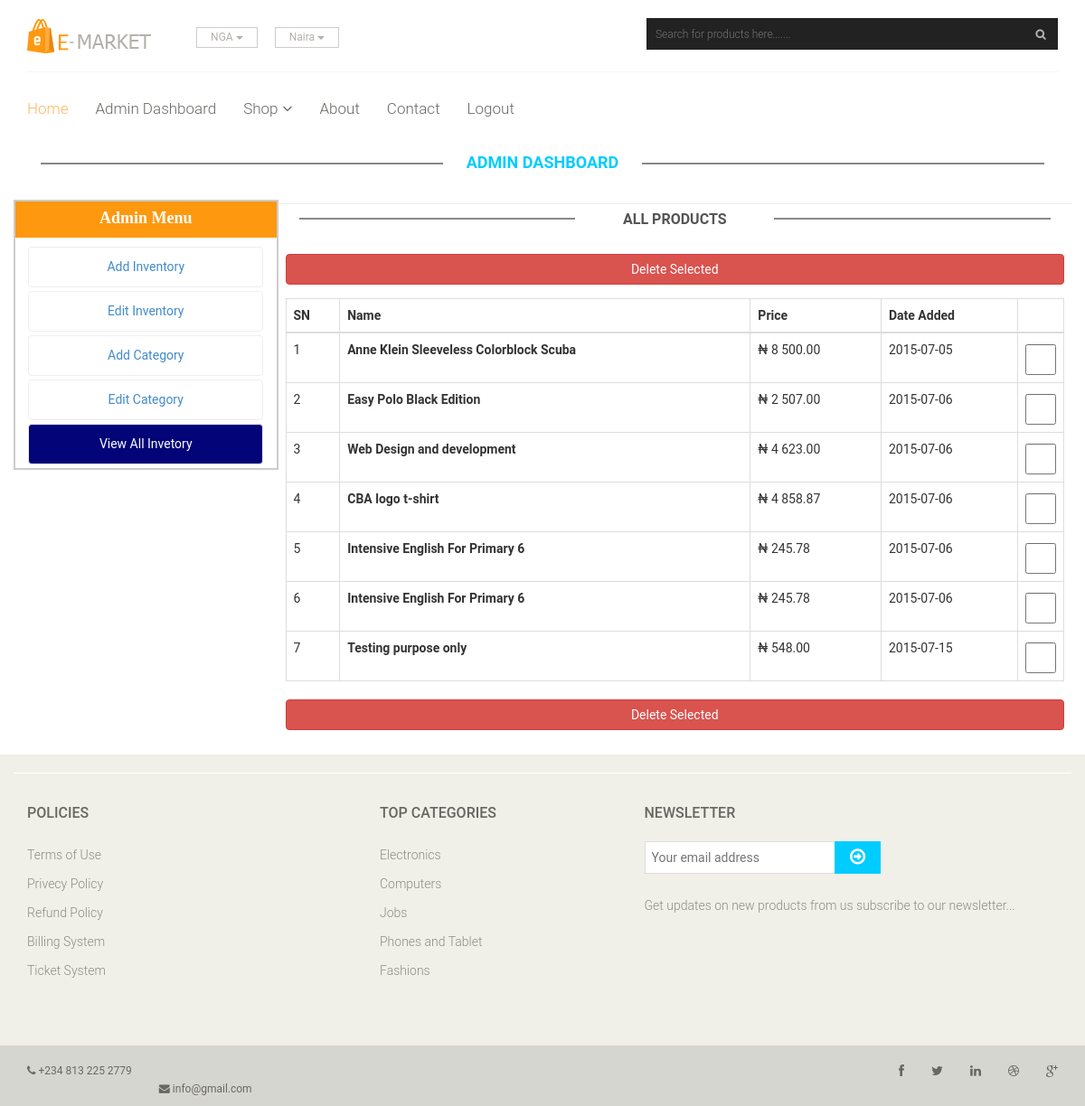
Page /admin-shop.php (signed in) on the committed database.
### tables this page shows
CREATE TABLE IF NOT EXISTS `inventory` (
  `id` int(11) NOT NULL AUTO_INCREMENT,
  `InvName` varchar(150) NOT NULL,
  `InvDescription` text NOT NULL,
  `category` varchar(5) NOT NULL,
  `InvPrice` decimal(10,2) NOT NULL,
  `img` varchar(150) NOT NULL,
  `DateAdded` date NOT NULL,
  PRIMARY KEY (`id`)
);

CREATE TABLE IF NOT EXISTS `categories` (
  `id` int(11) NOT NULL AUTO_INCREMENT,
  `name` varchar(50) NOT NULL,
  PRIMARY KEY (`id`),
  UNIQUE KEY `name` (`name`)
);

### admin-shop.php (the view, shortened to what this page needs)
<!DOCTYPE html>
<html lang="en">
<head>
    <link href="css/bootstrap.min.css" rel="stylesheet">
    <link href="css/font-awesome.min.css" rel="stylesheet">
    <link href="css/main.css" rel="stylesheet">
    <link href="css/responsive.css" rel="stylesheet">
    <link rel="stylesheet" type="text/css" href="css/other.css">
</head>
<body>
    <header id="header">
        <div class="header-middle">
            <div class="container">
                <div class="row">
                    <div class="col-sm-4">
                        <div class="logo pull-left">
                            <a href="index.php"><img src="images/home/logo.png" alt="" /></a>
                        </div>
                        <div class="btn-group pull-right">
                            <div class="btn-group">
                                <button type="button" class="btn btn-default dropdown-toggle usa" data-toggle="dropdown">
                                    NGA
                                    <span class="caret"></span>
                                </button>
                            </div>
                            <div class="btn-group">
                                <button type="button" class="btn btn-default dropdown-toggle usa" data-toggle="dropdown">
                                    Naira
                                    <span class="caret"></span>
                                </button>
                            </div>
                        </div>
                    </div>
                   <div class="col-sm-8">
                        <form action="search.php" method="get"><div class="search_box pull-right">
                            <input type="text" name="q" required placeholder="Search for products here......."/>
                        </div>
                        </form>
                    </div>
                </div>
            </div>
        </div>
        <div class="header-bottom">
            <div class="container">
                <div class="row">
                    <div class="col-sm-12">
                        <div class="mainmenu pull-left">
                            <ul class="nav navbar-nav collapse navbar-collapse">
                                <li><a href="index.php" class="active">Home</a></li>
                                <li><a href="dashboard.php">Admin Dashboard</a></li>
                                <li class="dropdown"><a href="#">Shop<i class="fa fa-angle-down"></i></a>
                                </li>
                                <li><a href="about.php">About</a></li>
                                <li><a href="contact.php">Contact</a></li>
                                <li><a href="logout.php">Logout</a></li>
                            </ul>
                        </div>
                    </div>
                </div>
            </div>
        </div>
    </header>
    <div class="container">
        <h2 class="title">admin dashboard</h2>
        <div class="row">
            <div class="col-sm-12">
            </div>
        </div>
        <div class="row">
            <div class="col-sm-3 pull-left admin-left">
                <h4 align="center">
                    Admin Menu
                </h4>
                <ul>
                    <li><a href="add_product.php">Add Inventory</a></li>
                    <li><a href="edit_product.php">Edit Inventory</a></li>
                    <li><a href="add_category.php">Add Category</a></li>
                    <li><a href="edit_category.php">Edit Category</a></li>
                    <li><a href="admin-shop.php" class="active">View All Invetory</a></li>
                </ul>
            </div>
            <div class="col-sm-9 pull-right admin-right">
                    <h2 class="title text-center">All Products</h2>
                    <?php
                        $query = mysql_query("SELECT * FROM inventory")
                            or die(mysql_error());
                            $query_total = mysql_num_rows($query);
                            if($query_total==0){
                                echo "Sorry, no product yet";
                            }else{
                                ?>
                        <form action="" method="post" class="form form-prod">
                        <table class="table table-bordered">
                        <thead>
                            <tr>
                                <th>SN</th>
                                <th>Name</th>
                                <th>Price</th>
                                <th>Date Added</th>
                                <th>&nbsp;</th>
                            </tr>
                        </thead>
                        <tbody>
                        <?php
                        $i = 1;
                            while($rs=mysql_fetch_assoc($query)){
                        ?>
                                <tr data-prod="<?php echo $rs["id"];?>">
                                    <td><?php echo $i;?></td>
                                    <td><label for="prod<?php echo $rs["id"];?>"><?php echo $rs["InvName"]; ?></label></td>
                                    <td>&#8358; <?php echo number_format($rs['InvPrice'], 2, '.', '  ');?></td>
                                    <td><?php
                                        echo $rs["DateAdded"];
                                    ?></td>
                                    <td>
                                        <input id="prod<?php echo $rs["id"];?>" type="checkbox" name="prod[]" value="<?php echo $rs["id"];?>" class="form-control">
                                    </td>
                                </tr>
                        <?php
                            $i++;
                            }
                            echo "<div class='form-group'>";
                            echo "<input type='submit' name='del' value='Delete Selected' class='btn btn-block btn-danger' />";
                            echo "</div>";
                        }
                        ?>
                        </tbody>
                    </table>
                    <div class='form-group'>
                        <input type='submit' name='del' value='Delete Selected' class='btn btn-block btn-danger' />
                    </form>
                    </div>
                    </div>
            </div>
    <footer id="footer">
        <div class="footer-top">
        </div>
        <div class="footer-widget">
            <div class="container">
                <div class="row">
                    <div class="col-sm-4">
                        <div class="single-widget">
                            <h2>Policies</h2>
                            <ul class="nav nav-pills nav-stacked">
                                <li><a href="#">Terms of Use</a></li>
                                <li><a href="#">Privecy Policy</a></li>
                                <li><a href="#">Refund Policy</a></li>
                                <li><a href="#">Billing System</a></li>
                                <li><a href="#">Ticket System</a></li>
                            </ul>
                        </div>
                    </div>
                    <div class="col-sm-3">
                        <div class="single-widget">
                            <h2>Top Categories</h2>
                            <ul class="nav nav-pills nav-stacked">
                                <?php categories(); ?>
                            </ul>
                        </div>
                    </div>
                    <div class="col-sm-5">
                        <div class="single-widget">
                            <h2>Newsletter</h2>
                            <form action="#" class="searchform">
                                <input type="text" placeholder="Your email address" />
                                <button type="submit" class="btn btn-default"><i class="fa fa-arrow-circle-o-right"></i></button>
                                <p>Get updates on new products from us subscribe to our newsletter...</p>
                            </form>
                        </div>
                    </div>
                </div>
            </div>
        </div>
        <div class="footer-bottom">
            <div class="container">
                <div class="row">
                                    <div class="row">
                    <div class="col-sm-6">
                        <div class="contactinfo">
                            <ul class="nav nav-pills">
                                <li><a href="#"><i class="fa fa-phone"></i> +234 813 225 2779</a></li>
                                <li><a href="#"><i class="fa fa-envelope"></i> info@gmail.com</a></li>
                            </ul>
                        </div>
                    </div>
                    <div class="col-sm-6">
                        <div class="social-icons pull-right">
                            <ul class="nav navbar-nav">
                                <li><a href="#"><i class="fa fa-facebook"></i></a></li>
                                <li><a href="#"><i class="fa fa-twitter"></i></a></li>
                                <li><a href="#"><i class="fa fa-linkedin"></i></a></li>
                                <li><a href="#"><i class="fa fa-dribbble"></i></a></li>
                                <li><a href="#"><i class="fa fa-google-plus"></i></a></li>
                            </ul>
                        </div>
                    </div>
                </div>
            </div>
        </div>
    </footer>
</body>
</html>

### php/function.php (shortened to what this page needs)
<?php
	function categories(){
		$q = mysql_query("SELECT * FROM categories ORDER BY RAND() LIMIT 5")
			or die(mysql_error());
			while ($rs=mysql_fetch_assoc($q)) {
				echo "<li><a href='category.php?id=".$rs['id']."'>".$rs['name']."</li>";
			}
	}
?>

### css/main.css (style rules this page uses)
ul li { list-style: none; }
a { -webkit-transition: 300ms; -moz-transition: 300ms; -o-transition: 300ms; transition: 300ms; }
h1, h2, h3, h4, h5, h6 { font-family: 'Roboto', sans-serif; }
.contactinfo ul li a { font-size: 12px; color: #696763; font-family: 'Roboto', sans-serif; }
.social-icons ul li a { border: 0 none; border-radius: 0; color: #696763; padding:0px; }
.social-icons ul li { display:inline-block; }
.social-icons ul li a i { padding: 11px 15px; transition: all 0.9s ease 0s; -moz-transition: all 0.9s ease 0s; -webkit-transition: all 0.9s ease 0s; -o-transition: all 0.9s ease 0s; }
.header-middle .container .row { border-bottom: 1px solid #f5f5f5; margin-left: 0; margin-right: 0; padding-bottom: 20px; padding-top: 20px; }
.header-middle .container .row .col-sm-4 { padding-left: 0; }
.header-middle .container .row .col-sm-8 { padding-right:0; }
.usa { border-radius: 0; color: #B4B1AB; font-size: 12px; margin-right: 20px; padding: 2px 15px; margin-top: 10px; }
.header-bottom { padding-bottom: 30px; padding-top: 30px; }
.navbar-collapse.collapse { padding-left: 0; }
.mainmenu ul li { padding-right: 15px; padding-left: 15px; }
.mainmenu ul li:first-child { padding-left: 0px; }
.mainmenu ul li a { color: #696763; font-family: 'Roboto', sans-serif; font-size: 17px; font-weight: 300; padding: 0; padding-bottom: 10px; }
.mainmenu ul li a:hover, .mainmenu ul li a.active, .shop-menu ul li a.active { background:none; color:#fdb45e; }
.search_box input { background: #222; border: medium none; color: #FFF; font-family: 'roboto'; font-size: 12px; font-weight: 300; height: 35px; outline: medium none; padding-left: 10px; width: 455px; background-image: url(../images/home/searchicon.png); background-repeat: no-repeat; background-position: 430px; box-shadow: 0 0 2px #FFF; }
.fa-angle-down { padding-left: 5px; }
#footer { background: #F0F0E9; }
.footer-widget { margin-bottom: 68px; }
.footer-widget .container { border-top: 1px solid #FFFFFF; padding-top: 15px; }
.single-widget h2 { color: #666663; font-family: 'Roboto', sans-serif; font-size: 16px; font-weight: 500; margin-bottom: 22px; text-transform: uppercase; }
.single-widget ul li a { color: #8C8C88; font-family: 'Roboto', sans-serif; font-size: 14px; font-weight: 300; padding: 5px 0; }
.searchform input { border: 1px solid #DDDDDD; color: #CCCCC6; font-family: 'Roboto', sans-serif; font-size: 14px; margin-top: 0; outline: medium none; padding: 7px; width: 212px; }
.searchform button { background: #00ccff; border: medium none; border-radius: 0; margin-left: -5px; margin-top: -3px; padding: 7px 17px; }
.searchform button i { color: #FFFFFF; font-size: 20px; }
.searchform p { color: #8C8C88; font-family: 'Roboto', sans-serif; font-size: 14px; font-weight: 300; margin-top: 25px; }
.footer-bottom { background: #D6D6D0; padding-top: 10px; }
.left-sidebar h2:after, h2.title:after { content: " "; position: absolute; border: #888 solid thin; bottom:8px; left: 0; width: 100%; height: 0; z-index: -2; }
h2.title:before { content: " "; position: absolute; background: #fff; bottom: -6px; width: 220px; height: 30px; z-index: -1; left: 50%; margin-left: -110px; }
h2.title { color: #00ccff; font-family: 'Roboto', sans-serif; font-size: 18px; font-weight: 700; margin: 0 15px; text-transform: uppercase; margin-bottom: 30px; position: relative; text-align: center; }

### css/other.css (style rules this page uses)
.admin-left { border: #ccc solid 2px; padding: 0 !important; }
.admin-left h4 { background-color: #FE980F; color: #fff; margin-top: 0; height: 40px; font: 20px; font-family: calibri; line-height: 2; font-weight: bold; }
.admin-left ul { margin: 0; padding: 0; }
.admin-left a { display: block; height: 45px; line-height: 3; text-align: center; width: 90%; margin: 4px auto; border: #eee solid thin; border-radius: 4px; }
.admin-left a.active { background-color: #020477; color: #fff; }
.admin-right { margin: 4px auto; border-top: #eee solid thin; padding: 8px; }
.admin-right h2.title { font-size: 16px !important; color: #555; }

### rows in the picture
inventory: InvName "Anne Klein Sleeveless Colorblock Scuba", InvPrice "8 500.00", DateAdded "2015-07-05"
inventory: InvName "Easy Polo Black Edition", InvPrice "2 507.00", DateAdded "2015-07-06"
inventory: InvName "Web Design and development", InvPrice "4 623.00", DateAdded "2015-07-06"
inventory: InvName "CBA logo t-shirt", InvPrice "4 858.87", DateAdded "2015-07-06"
inventory: InvName "Intensive English For Primary 6", InvPrice "245.78", DateAdded "2015-07-06"
inventory: InvName "Intensive English For Primary 6", InvPrice "245.78", DateAdded "2015-07-06"
inventory: InvName "Testing purpose only", InvPrice "548.00", DateAdded "2015-07-15"
categories: name "Electronics"
categories: name "Computers"
categories: name "Jobs"
categories: name "Phones and Tablet"
categories: name "Fashions"
